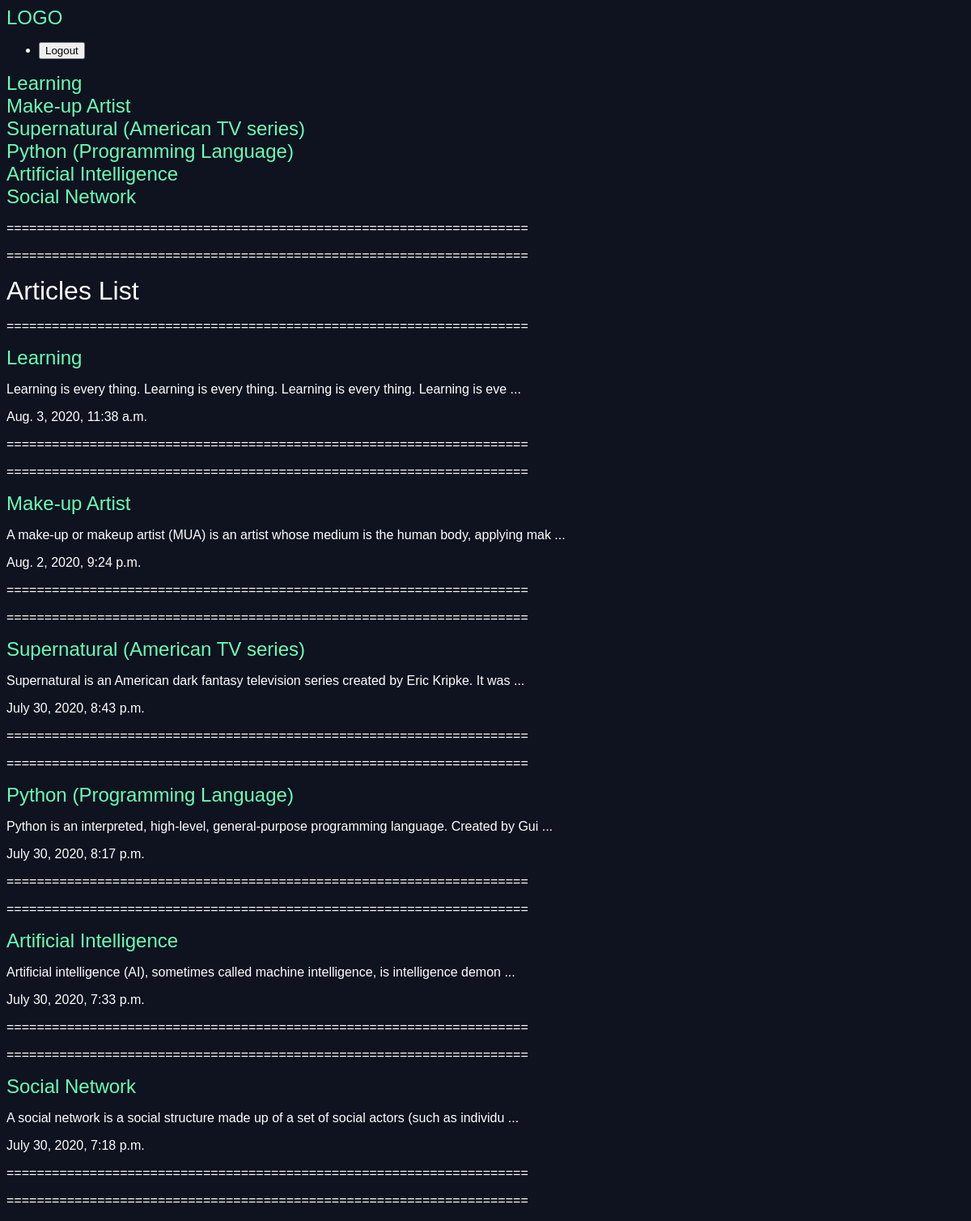
/articles/, run on an earlier commit of the app's database.
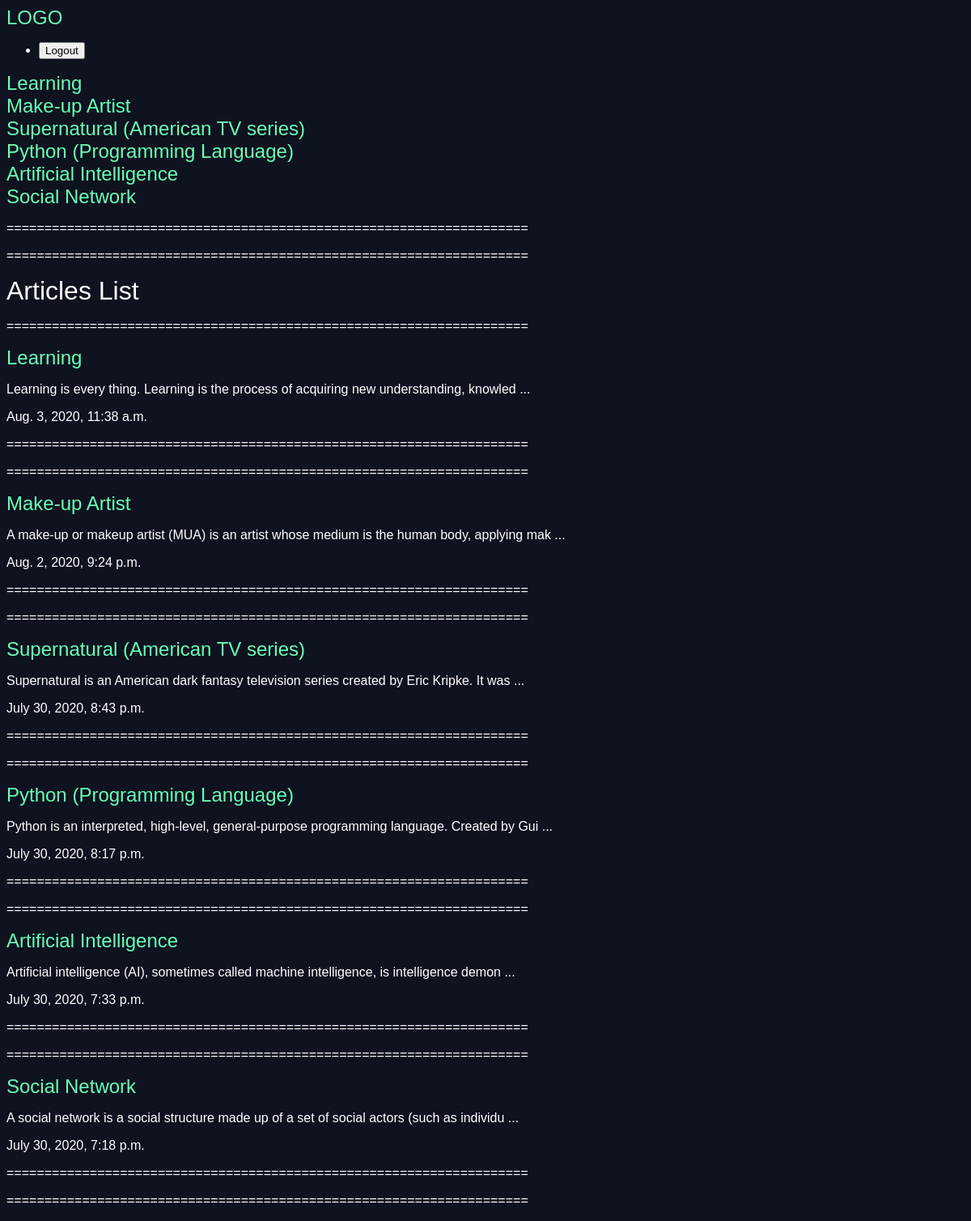
And on a later commit of the database.
### articles/models.py (models this page shows, shortened)
class Article(models.Model):
    title = models.CharField(max_length = 100)
    slug = models.SlugField()
    body = models.TextField()
    date = models.DateTimeField(auto_now_add = True)
    image = models.ImageField(default='default.jpg', blank=True)
    def snippet(self):
        return self.body[:90] + ' ...'

### articles/views.py (the view)
# urls.py: path('', views.articles_lists, name="list"),
def articles_lists(request):
    articles = models.Article.objects.all().order_by('-date')
    args = {'articles':articles}
    return render(request, 'articles/articleslist.html', args)

### articles/templates/articles/articleslist.html (shortened to what this page needs)
{% extends 'base.html' %}
{% block content %}
<div class="container">
  {% for article in articles %}
  <h2><a href="#{{article.title}}">{{article.title}}</a></h2>
  {% endfor %}
  <p>=====================================================================</p>
  <p>=====================================================================</p>
</div>
<div class="container">
  <h1>Articles List</h1>
  <p>=====================================================================</p>
  {% for article in articles %}
  <section id="{{article.title}}">
  <h2><a href="{% url 'articles:detail' slug=article.slug %}">{{article.title}}</a></h2>
  <p>{{article.snippet}}</p>
  <p>{{article.date}}</p>
  <p>=====================================================================</p>
  <p>=====================================================================</p>
  {% endfor %}
</div>
{% endblock %}

What changed in the data, as far as the page shows it:
changed Article "Learning": snippet "Learning is every thing. Learning is every thing. Learning is every thing. Learning is eve ..." → "Learning is every thing. Learning is the process of acquiring new understanding, knowled ..."
